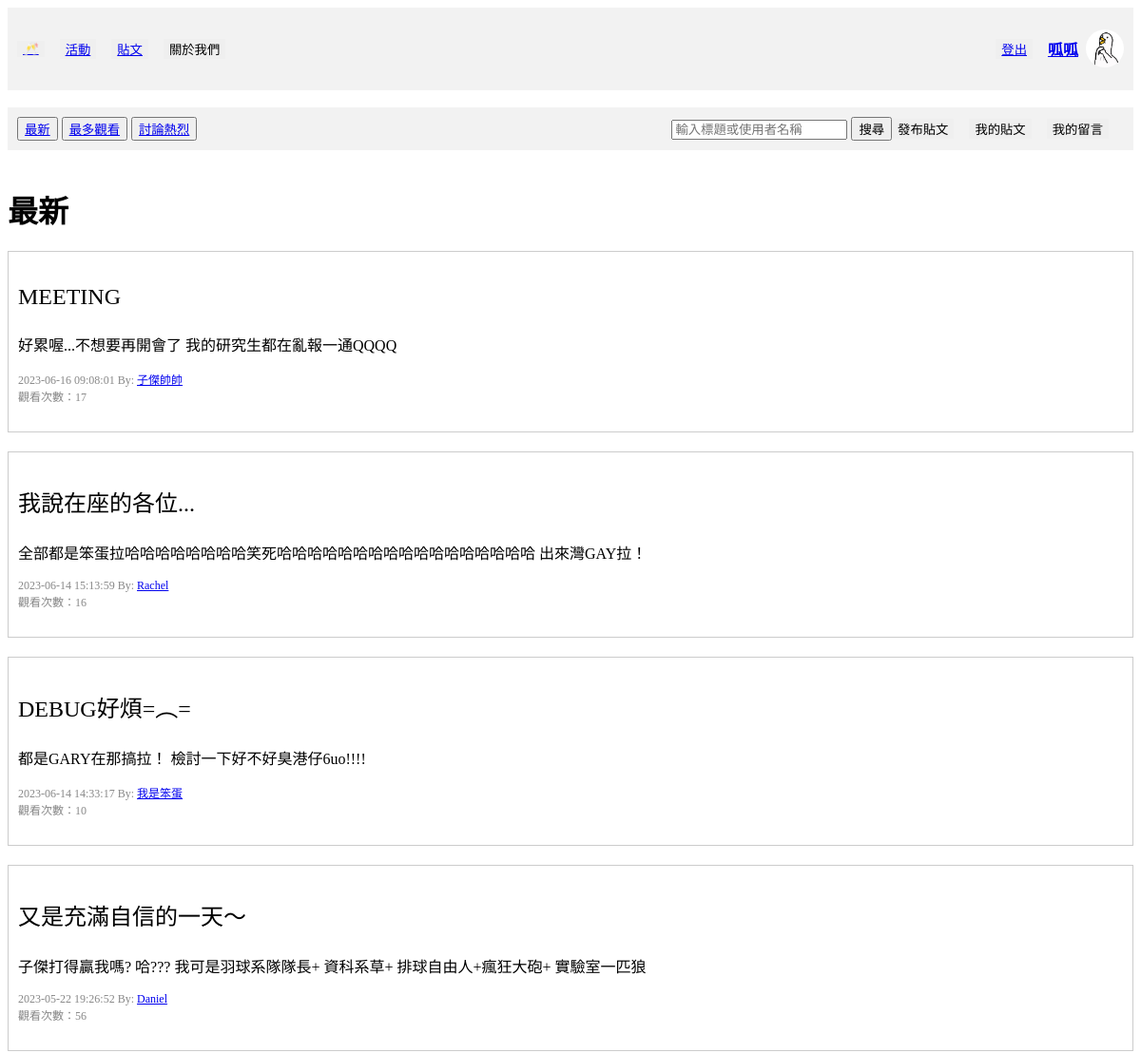
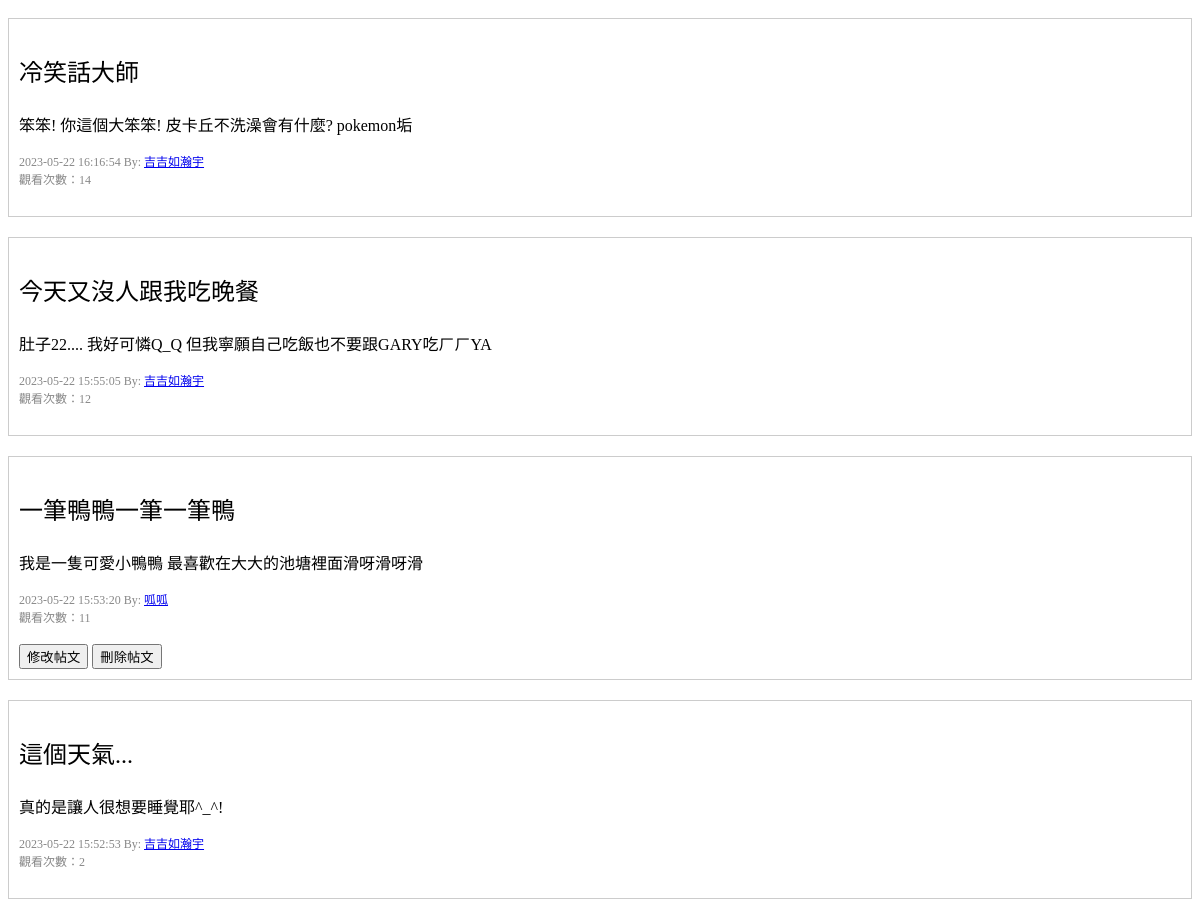
The app's page /post/posts/newest (signed in), older data (2 pictures, top to bottom).
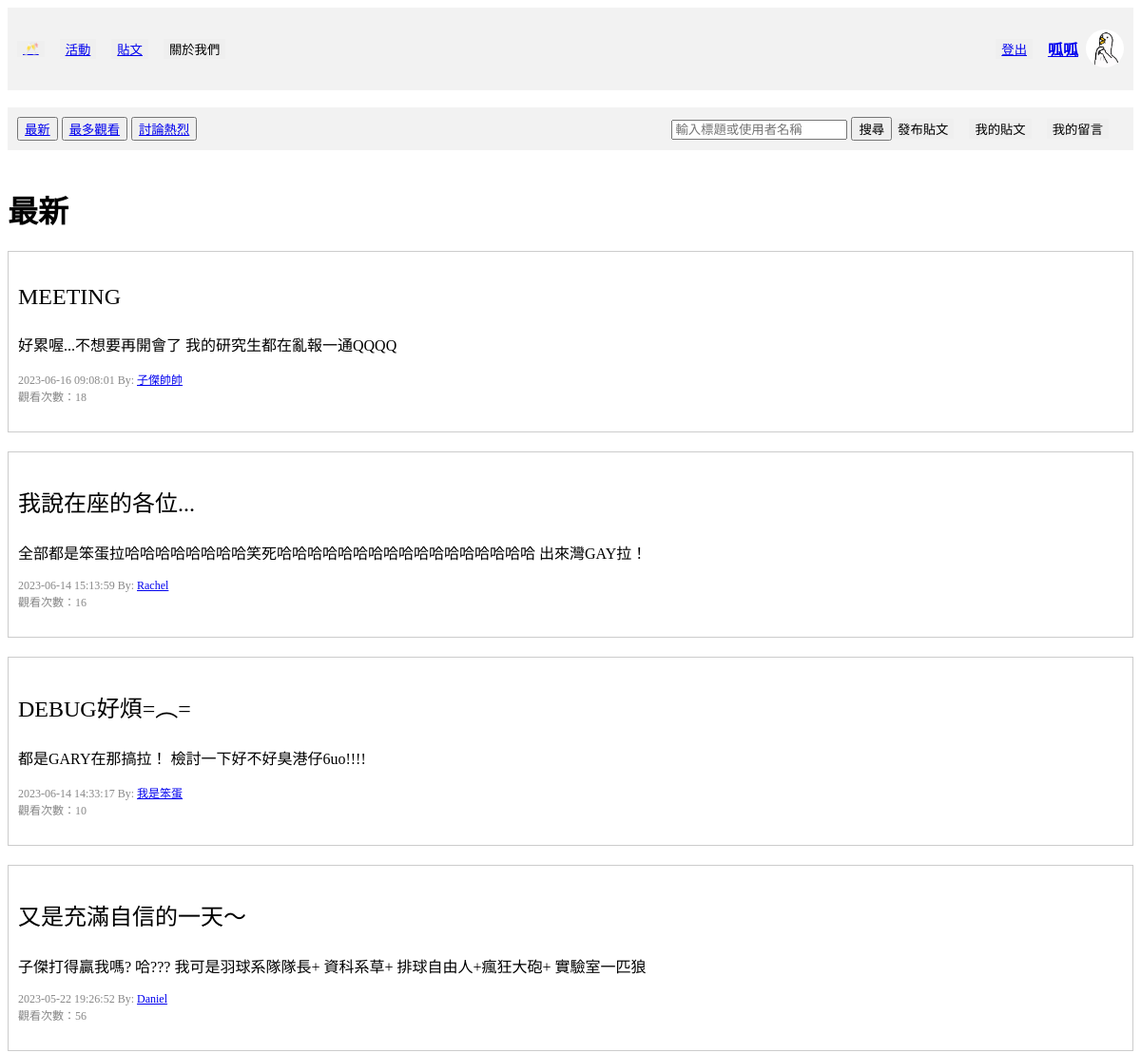
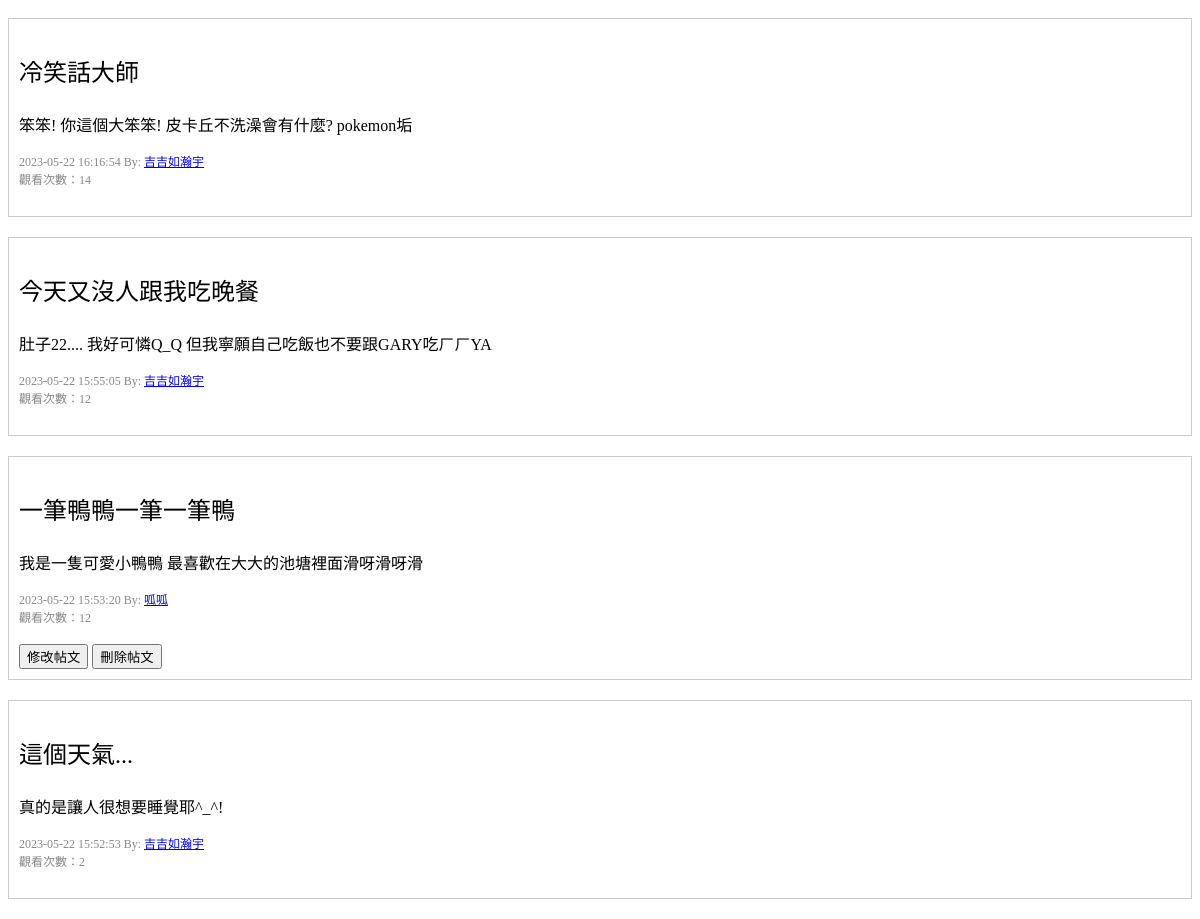
The same page, newer data (2 pictures, top to bottom).
### tables this page shows
CREATE TABLE "Post" (
	"postID"	INTEGER,
	"postUserID"	INTEGER,
	"postTime"	TEXT,
	"postTitle"	TEXT,
	"postContent"	TEXT,
	"postView"	INT,
	FOREIGN KEY("postUserID") REFERENCES "User"("userID"),
	PRIMARY KEY("postID" AUTOINCREMENT)
);

CREATE TABLE "User" (
	"userID"	INTEGER,
	"password"	VARCHAR(10),
	"nickname"	VARCHAR(10) NOT NULL,
	"gender"	VARCHAR(1) NOT NULL,
	"birth"	TEXT,
	"cellphone"	VARCHAR(10),
	"email"	TEXT UNIQUE,
	"image" TEXT,
	PRIMARY KEY("userID" AUTOINCREMENT)
);

### crud/crudPost.py (the view, shortened to what this page needs)
@post_bp.route("/posts/<string:sortmethod>", methods=["GET", "POST"])
def posts_method(sortmethod):
    userID = session["userID"]
    searching_value = ""
    if sortmethod == "newest" or sortmethod == "None":
        con = sql.connect("funCrew_db.db")
        con.row_factory = sql.Row
        cur = con.cursor()
        cur.execute(
            "SELECT * FROM Post, User WHERE postUserID = userID ORDER BY postTime DESC"
        )
        posts = cur.fetchall()
        con.commit()
        con.close()
    return render_template(
        "posts.html",
        nickname=get_nickname(userID),
        avatar=get_avatar_path(userID),
        posts=posts,
        userID=userID,
        sortmethod=sortmethod,
        searching_value=searching_value,
    )

### crud/crudUser.py (called while the page is built)
def get_avatar_path(userID):
    try:
        con = sql.connect("funCrew_db.db")
        cur = con.cursor()
        cur.execute("SELECT image FROM User WHERE userID=?", (userID,))
        filename = cur.fetchone()[0]
        con.close()
        return "static/images/avatars/" + filename
    except Exception as e:
        print(f"Error occurred while retrieving filename: {str(e)}")
        return ""

def get_nickname(userID):
    con = sql.connect("funCrew_db.db")
    cur = con.cursor()
    cur.execute("SELECT nickname FROM User WHERE userID=?", (userID,))
    nickname = cur.fetchone()[0]
    con.close()
    return nickname

### templates/posts.html (shortened to what the changed rows need)
<!DOCTYPE html>
<html>
<head>
</head>
<body>
    <br>
    <br>
    {% if sortmethod == "newest" %}
    <h1>最新</h1>
    {% elif sortmethod == "mostView" %}
    <h1>最多觀看</h1>
    {% elif sortmethod == "hotest" %}
    <h1>討論熱烈</h1>
    {% elif sortmethod == "my_posts" %}
    <h1>我的貼文</h1>
    {% elif sortmethod == "searching" %}
    <h1>搜尋：{{searching_value}}</h1>
    {% endif %}
    {% if searching_value %}
    {% for post in posts %}
    <div class="post">
        <div class="content">
            <a href="/post/posts/{{post['postID']}}?sortmethod={{sortmethod}}&searching_value={{searching_value}}"
                style="text-decoration:none; color:black">
                <p style="font-size:24px;">{{ post['postTitle'] }}</p>
                <p>{{ post['postContent'] }}</p>
            </a>
        </div>
        <div class="info">
            <span>{{ post['postTime'] }}</span>
            <span>By: <a href="/user/info/{{post['postUserID']}}">{{ post['nickname'] }}</a></span>
            <br><span>觀看次數：{{ post['postView'] }}</span>
        </div>
        <br>
        {% if post['postUserID'] == userID %}
        <div>
            <button><a href="/post/posts/update_post/{{post['postID']}}"
                    style="text-decoration:none; color:black">修改帖文</a></button>
            <button><a href="/post/posts/delete_post/{{post['postID']}}"
                    style="text-decoration:none; color:black">刪除帖文</a></button>
        </div>
        {% endif %}
    </div>
    {% endfor %}
    {% else %}
    {% for post in posts %}
    <div class="post">
        <div class="content">
            <a href="/post/posts/{{post['postID']}}?sortmethod={{sortmethod}}"
                style="text-decoration:none; color:black">
                <p style="font-size:24px;">{{ post['postTitle'] }}</p>
                <p>{{ post['postContent'] }}</p>
            </a>
        </div>
        <div class="info">
            <span>{{ post['postTime'] }}</span>
            <span>By: <a href="/user/info/{{post['postUserID']}}">{{ post['nickname'] }}</a></span>
            <br><span>觀看次數：{{ post['postView'] }}</span>
        </div>
        <br>
        {% if (post['postUserID'] == userID) and (sortmethod != "searching") %}
        <div>
            <button><a href="/post/posts/update_post/{{post['postID']}}"
                    style="text-decoration:none; color:black">修改帖文</a></button>
            <button><a href="/post/posts/delete_post/{{post['postID']}}"
                    style="text-decoration:none; color:black">刪除帖文</a></button>
        </div>
        {% endif %}
    </div>
    {% endfor %}
    {% endif %}
</body>
</html>

Row changes from the older to the newer data that the page shows:
changed Post "MEETING": postView "17" → "18"
changed Post "一筆鴨鴨一筆一筆鴨": postView "11" → "12"
